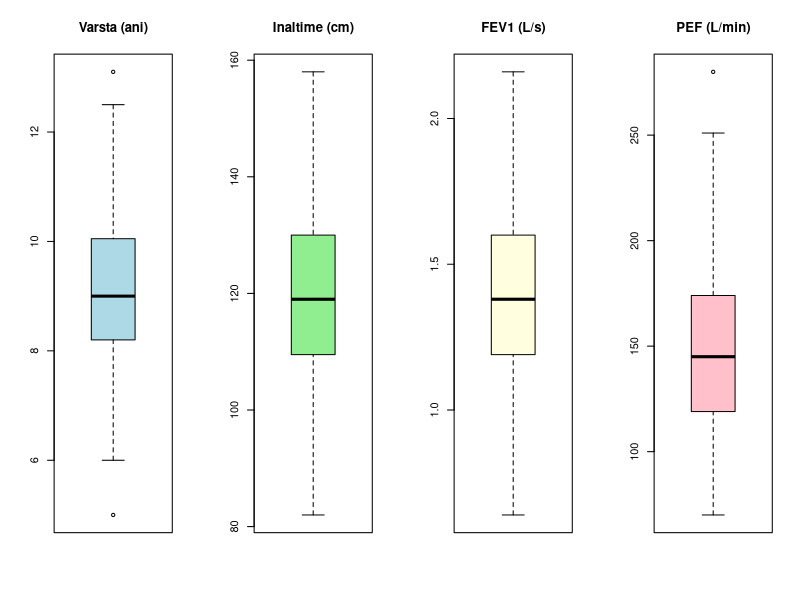
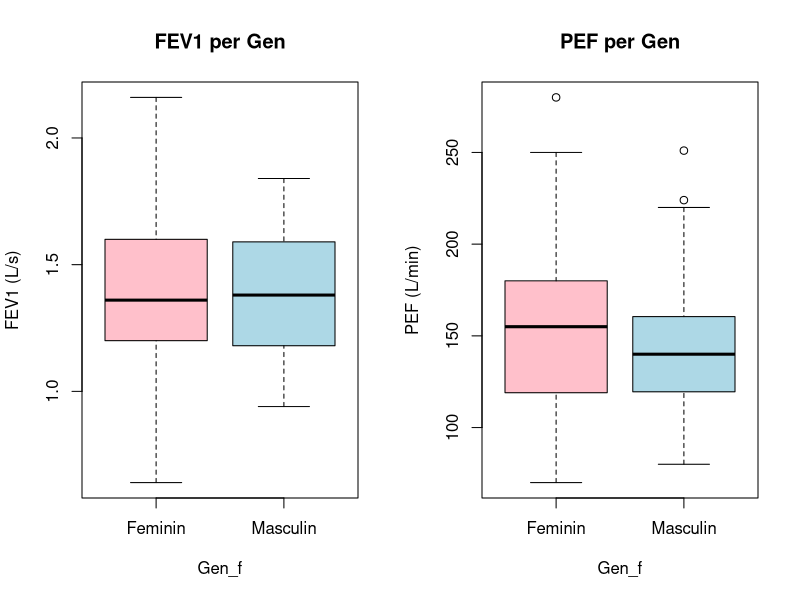
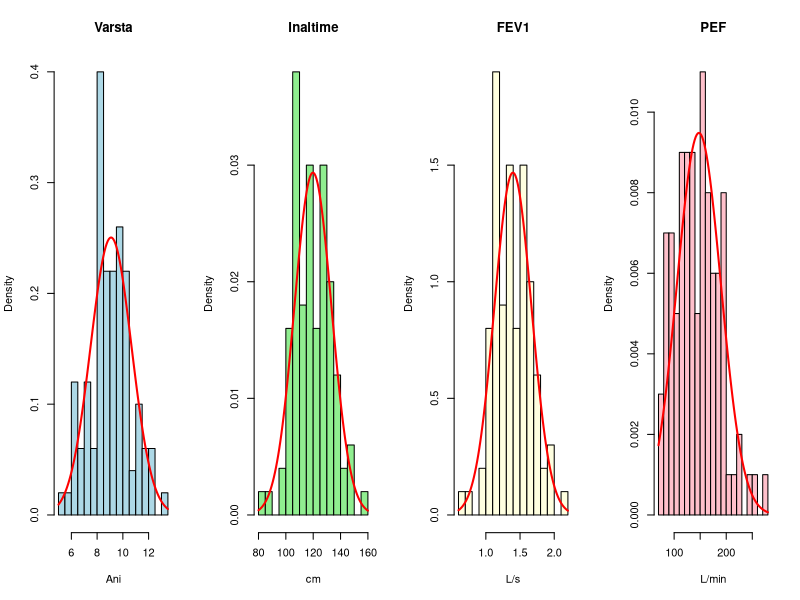
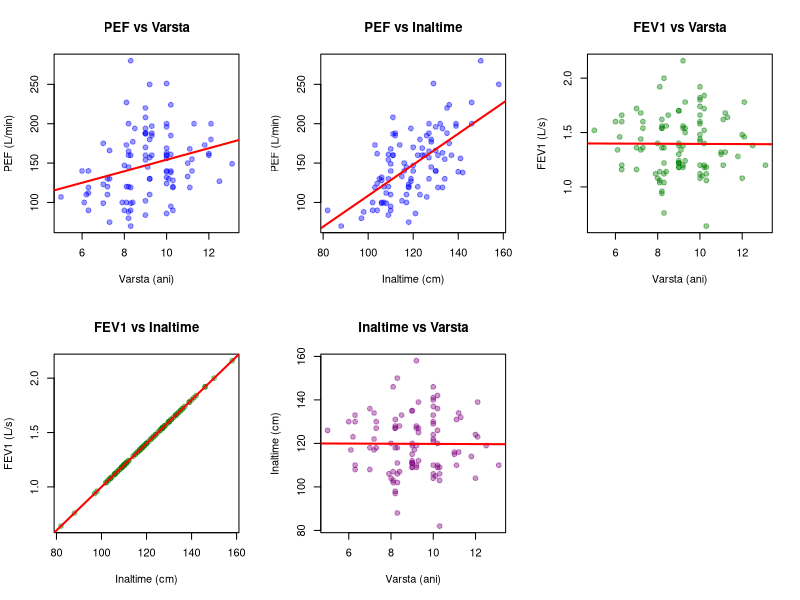
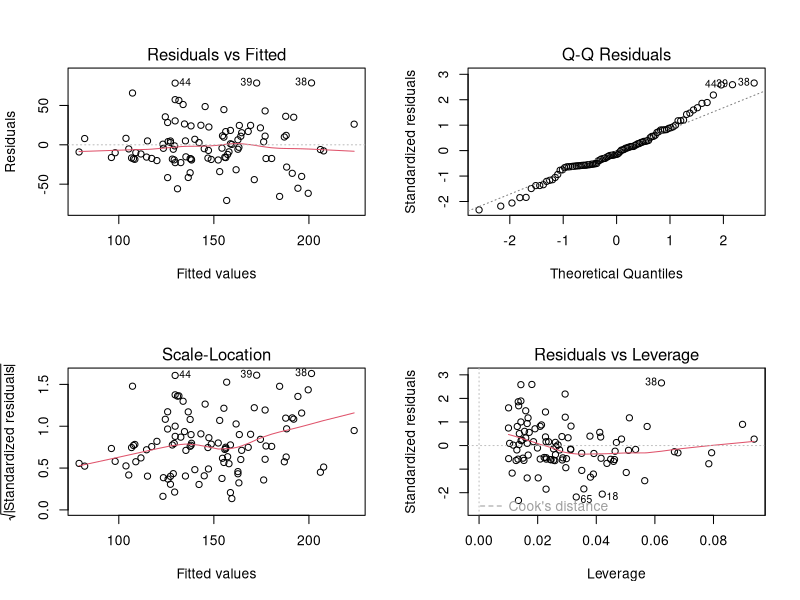
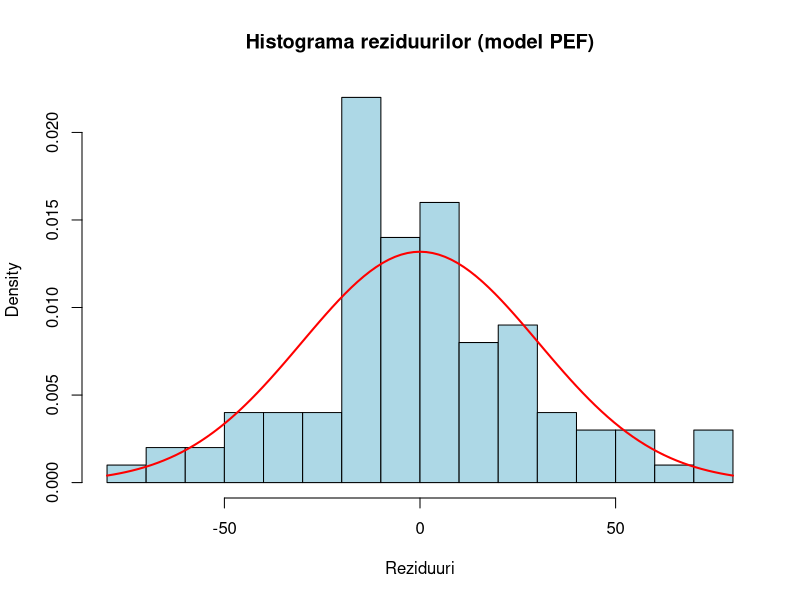
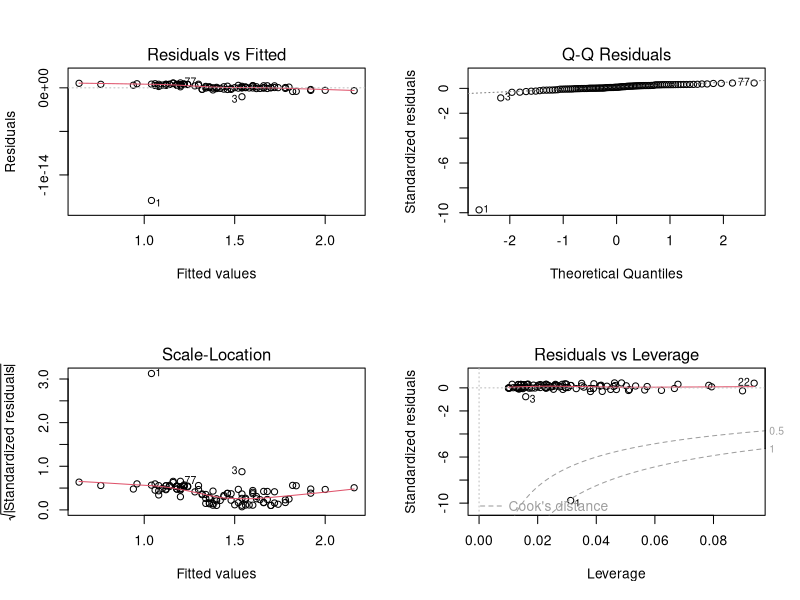
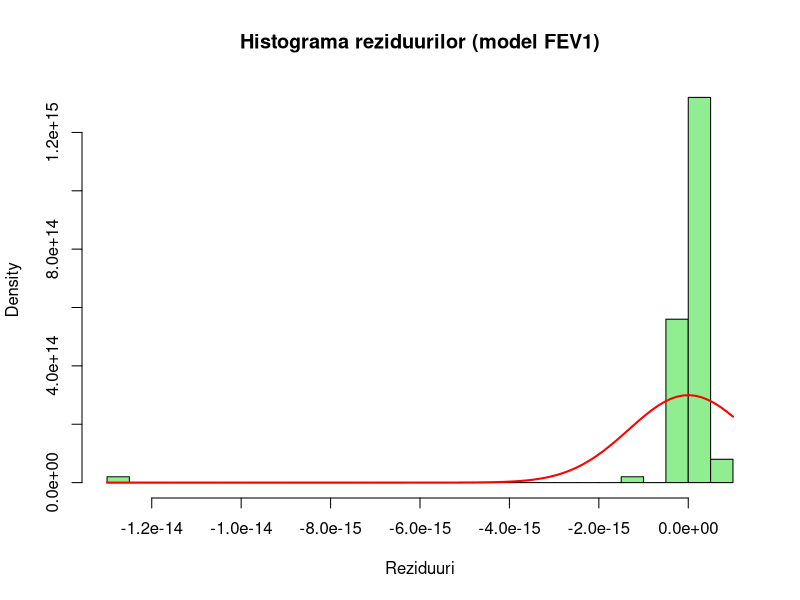

Generate these figures, in order, with R:
# =============================================================================
# EXAMEN - Regresia liniara multipla
# Studiu transversal: 100 copii (7-13 ani), 5 scoli din Cluj-Napoca
# VD1: PEF (Debitul Expirator Maxim de Varf, L/min)
# VD2: FEV1 (Debitul Expirator Maxim in prima secunda, L/s)
# VI: Varsta_ani (ani), Inaltime_cm (cm), Gen (1=M, 0=F)
# Obiectiv: testarea relatiei dintre caracteristicile demografice si
#           antropometrice (varsta, inaltime) si cele spirometrice (PEF, FEV1)
# =============================================================================

library(car)
library(lmtest)

data <- read.csv("data.csv", stringsAsFactors = FALSE)
data <- data[, -1]  # remove id_subiect
n <- nrow(data)
cat("=== Structura datelor ===\n")
str(data)
cat("n =", n, "\n\n")

# Recode Gen as factor for descriptive purposes
data$Gen_f <- factor(data$Gen, levels=c(0,1), labels=c("Feminin","Masculin"))

# =============================================================================
# 1. STATISTICI DESCRIPTIVE
# =============================================================================
cat("===========================================================================\n")
cat("1. STATISTICI DESCRIPTIVE\n")
cat("===========================================================================\n\n")

# Gen
cat("--- Gen ---\n")
print(table(data$Gen_f))
cat("  Feminin:", sum(data$Gen == 0), "(", sprintf("%.1f%%", sum(data$Gen == 0)/n*100), ")\n")
cat("  Masculin:", sum(data$Gen == 1), "(", sprintf("%.1f%%", sum(data$Gen == 1)/n*100), ")\n\n")

# Variabile cantitative
cant_vars <- c("Varsta_ani", "Inaltime_cm", "FEV1", "PEF")
cant_labels <- c("Varsta (ani)", "Inaltime (cm)", "FEV1 (L/s)", "PEF (L/min)")

for (i in seq_along(cant_vars)) {
  x <- data[[cant_vars[i]]]
  cat(sprintf("--- %s ---\n", cant_labels[i]))
  cat("  N:       ", sum(!is.na(x)), "\n")
  cat("  NA:      ", sum(is.na(x)), "\n")
  cat("  Media:   ", sprintf("%.4f", mean(x, na.rm=TRUE)), "\n")
  cat("  Mediana: ", sprintf("%.4f", median(x, na.rm=TRUE)), "\n")
  cat("  SD:      ", sprintf("%.4f", sd(x, na.rm=TRUE)), "\n")
  cat("  Min:     ", sprintf("%.4f", min(x, na.rm=TRUE)), "\n")
  cat("  Max:     ", sprintf("%.4f", max(x, na.rm=TRUE)), "\n")
  q <- quantile(x, c(0.25, 0.75), na.rm=TRUE)
  iqr_val <- IQR(x, na.rm=TRUE)
  cat("  Q1:      ", sprintf("%.4f", q[1]), "\n")
  cat("  Q3:      ", sprintf("%.4f", q[2]), "\n")
  cat("  IQR:     ", sprintf("%.4f", iqr_val), "\n")
  out <- x[x < q[1] - 1.5*iqr_val | x > q[2] + 1.5*iqr_val]
  cat("  Outliers:", length(out), "\n")
  if (length(out) > 0 && length(out) <= 10) cat("    Valori:", out, "\n")
  cat("\n")
}

# Descriptive by Gen
cat("--- Statistici descriptive pe Gen ---\n\n")
for (v in cant_vars) {
  for (g in levels(data$Gen_f)) {
    sub <- data[[v]][data$Gen_f == g]
    cat(sprintf("  %s la %s (n=%d): Media=%.4f, SD=%.4f\n",
                v, g, length(sub), mean(sub), sd(sub)))
  }
  cat("\n")
}

# =============================================================================
# 2. BOX-PLOTS
# =============================================================================
cat("===========================================================================\n")
cat("2. BOX-PLOTS\n")
cat("===========================================================================\n\n")

png("boxplots_all.png", width=1000, height=500)
par(mfrow=c(1,4))
boxplot(data$Varsta_ani, main="Varsta (ani)", col="lightblue")
boxplot(data$Inaltime_cm, main="Inaltime (cm)", col="lightgreen")
boxplot(data$FEV1, main="FEV1 (L/s)", col="lightyellow")
boxplot(data$PEF, main="PEF (L/min)", col="pink")
dev.off()
cat("Salvat: boxplots_all.png\n")

png("boxplots_by_gen.png", width=800, height=400)
par(mfrow=c(1,2))
boxplot(FEV1 ~ Gen_f, data=data, main="FEV1 per Gen", ylab="FEV1 (L/s)",
        col=c("pink","lightblue"))
boxplot(PEF ~ Gen_f, data=data, main="PEF per Gen", ylab="PEF (L/min)",
        col=c("pink","lightblue"))
dev.off()
cat("Salvat: boxplots_by_gen.png\n\n")

# =============================================================================
# 3. HISTOGRAME
# =============================================================================
cat("===========================================================================\n")
cat("3. HISTOGRAME\n")
cat("===========================================================================\n\n")

png("histograme.png", width=1000, height=500)
par(mfrow=c(1,4))
hist(data$Varsta_ani, breaks=15, main="Varsta", xlab="Ani", col="lightblue", probability=TRUE)
curve(dnorm(x, mean=mean(data$Varsta_ani), sd=sd(data$Varsta_ani)), add=TRUE, col="red", lwd=2)
hist(data$Inaltime_cm, breaks=15, main="Inaltime", xlab="cm", col="lightgreen", probability=TRUE)
curve(dnorm(x, mean=mean(data$Inaltime_cm), sd=sd(data$Inaltime_cm)), add=TRUE, col="red", lwd=2)
hist(data$FEV1, breaks=15, main="FEV1", xlab="L/s", col="lightyellow", probability=TRUE)
curve(dnorm(x, mean=mean(data$FEV1), sd=sd(data$FEV1)), add=TRUE, col="red", lwd=2)
hist(data$PEF, breaks=15, main="PEF", xlab="L/min", col="pink", probability=TRUE)
curve(dnorm(x, mean=mean(data$PEF), sd=sd(data$PEF)), add=TRUE, col="red", lwd=2)
dev.off()
cat("Salvat: histograme.png\n\n")

# =============================================================================
# 4. SCATTER PLOTS
# =============================================================================
cat("===========================================================================\n")
cat("4. SCATTER PLOTS\n")
cat("===========================================================================\n\n")

png("scatter_plots.png", width=1000, height=800)
par(mfrow=c(2,3))
# PEF vs IVs
plot(data$Varsta_ani, data$PEF, pch=19, col=rgb(0,0,1,0.4),
     xlab="Varsta (ani)", ylab="PEF (L/min)", main="PEF vs Varsta")
abline(lm(PEF ~ Varsta_ani, data=data), col="red", lwd=2)
plot(data$Inaltime_cm, data$PEF, pch=19, col=rgb(0,0,1,0.4),
     xlab="Inaltime (cm)", ylab="PEF (L/min)", main="PEF vs Inaltime")
abline(lm(PEF ~ Inaltime_cm, data=data), col="red", lwd=2)
# FEV1 vs IVs
plot(data$Varsta_ani, data$FEV1, pch=19, col=rgb(0,0.5,0,0.4),
     xlab="Varsta (ani)", ylab="FEV1 (L/s)", main="FEV1 vs Varsta")
abline(lm(FEV1 ~ Varsta_ani, data=data), col="red", lwd=2)
plot(data$Inaltime_cm, data$FEV1, pch=19, col=rgb(0,0.5,0,0.4),
     xlab="Inaltime (cm)", ylab="FEV1 (L/s)", main="FEV1 vs Inaltime")
abline(lm(FEV1 ~ Inaltime_cm, data=data), col="red", lwd=2)
# IVs relationship
plot(data$Varsta_ani, data$Inaltime_cm, pch=19, col=rgb(0.5,0,0.5,0.4),
     xlab="Varsta (ani)", ylab="Inaltime (cm)", main="Inaltime vs Varsta")
abline(lm(Inaltime_cm ~ Varsta_ani, data=data), col="red", lwd=2)
dev.off()
cat("Salvat: scatter_plots.png\n\n")

# =============================================================================
# 5. TESTE DE NORMALITATE
# =============================================================================
cat("===========================================================================\n")
cat("5. TESTE DE NORMALITATE\n")
cat("===========================================================================\n\n")

for (i in seq_along(cant_vars)) {
  sw <- shapiro.test(data[[cant_vars[i]]])
  cat(sprintf("  %s: W=%.4f, p=%s", cant_labels[i], sw$statistic, format.pval(sw$p.value, digits=4)))
  if (sw$p.value > 0.05) {
    cat("  => Normal\n")
  } else {
    cat("  => NU este normal\n")
  }
}
cat("\n")

# =============================================================================
# 6. MATRICEA DE CORELATIE
# =============================================================================
cat("===========================================================================\n")
cat("6. MATRICEA DE CORELATIE\n")
cat("===========================================================================\n\n")

cor_vars <- data[, c("Varsta_ani", "Inaltime_cm", "Gen", "FEV1", "PEF")]
cor_mat <- cor(cor_vars, use="complete.obs")
cat("Matricea de corelatie Pearson:\n")
print(round(cor_mat, 4))
cat("\n")

cat("Teste de semnificatie:\n\n")
pairs <- list(
  c("Varsta_ani", "PEF"), c("Inaltime_cm", "PEF"), c("Gen", "PEF"),
  c("Varsta_ani", "FEV1"), c("Inaltime_cm", "FEV1"), c("Gen", "FEV1"),
  c("Varsta_ani", "Inaltime_cm")
)
for (p in pairs) {
  ct <- cor.test(data[[p[1]]], data[[p[2]]])
  cat(sprintf("  %s vs %s: r=%.4f, t=%.4f, df=%d, p=%s\n",
              p[1], p[2], ct$estimate, ct$statistic, ct$parameter,
              format.pval(ct$p.value, digits=4)))
}
cat("\n")

# =============================================================================
#   ANALIZA 1: PEF
# =============================================================================
cat("###################################################################\n")
cat("# ANALIZA 1: PEF (Debitul Expirator Maxim de Varf)\n")
cat("###################################################################\n\n")

# --- 1a. Regresii simple ---
cat("===========================================================================\n")
cat("1a. REGRESII SIMPLE PENTRU PEF\n")
cat("===========================================================================\n\n")

# PEF ~ Varsta
cat("--- PEF ~ Varsta_ani ---\n\n")
m_pef_varsta <- lm(PEF ~ Varsta_ani, data=data)
s <- summary(m_pef_varsta)
print(s)
cat("\n")
ci <- confint(m_pef_varsta)
cat("95% IC:\n")
print(ci)
cat("\nR² =", sprintf("%.4f", s$r.squared), "\n\n")

# PEF ~ Inaltime
cat("--- PEF ~ Inaltime_cm ---\n\n")
m_pef_inaltime <- lm(PEF ~ Inaltime_cm, data=data)
s <- summary(m_pef_inaltime)
print(s)
cat("\n")
ci <- confint(m_pef_inaltime)
cat("95% IC:\n")
print(ci)
cat("\nR² =", sprintf("%.4f", s$r.squared), "\n\n")

# PEF ~ Gen
cat("--- PEF ~ Gen ---\n\n")
m_pef_gen <- lm(PEF ~ Gen, data=data)
s <- summary(m_pef_gen)
print(s)
cat("\n")
ci <- confint(m_pef_gen)
cat("95% IC:\n")
print(ci)
cat("\nR² =", sprintf("%.4f", s$r.squared), "\n\n")

# --- 1b. Regresie multipla: PEF ~ Varsta + Inaltime ---
cat("===========================================================================\n")
cat("1b. REGRESIE MULTIPLA: PEF ~ Varsta_ani + Inaltime_cm\n")
cat("===========================================================================\n\n")

model_pef <- lm(PEF ~ Varsta_ani + Inaltime_cm, data=data)
s_pef <- summary(model_pef)
print(s_pef)
cat("\n")

ci_pef <- confint(model_pef)
cat("95% IC:\n")
print(ci_pef)
cat("\n")

cat("Ecuatia: PEF =", sprintf("%.4f", coef(model_pef)[1]), "+ (",
    sprintf("%.4f", coef(model_pef)[2]), ") * Varsta + (",
    sprintf("%.4f", coef(model_pef)[3]), ") * Inaltime\n\n")

# Test F global
cat("Testul F global:\n")
cat("  H0: beta_varsta = beta_inaltime = 0\n")
cat("  H1: cel putin un beta != 0\n")
cat("  F =", sprintf("%.4f", s_pef$fstatistic[1]), "\n")
cat("  df1 =", s_pef$fstatistic[2], ", df2 =", s_pef$fstatistic[3], "\n")
p_f_pef <- pf(s_pef$fstatistic[1], s_pef$fstatistic[2], s_pef$fstatistic[3], lower.tail=FALSE)
cat("  p-value =", format.pval(p_f_pef, digits=4), "\n")
if (p_f_pef < 0.05) {
  cat("  Decizie: Modelul este semnificativ (p < 0.05).\n\n")
} else {
  cat("  Decizie: Modelul NU este semnificativ (p >= 0.05).\n\n")
}

cat("R² =", sprintf("%.4f", s_pef$r.squared), "\n")
cat("R² ajustat =", sprintf("%.4f", s_pef$adj.r.squared), "\n")
cat("Interpretare:", sprintf("%.1f%%", s_pef$r.squared*100),
    "din variabilitatea PEF este explicata de varsta si inaltime.\n\n")

# --- 1c. Regresie multipla cu Gen: PEF ~ Varsta + Inaltime + Gen ---
cat("===========================================================================\n")
cat("1c. REGRESIE MULTIPLA: PEF ~ Varsta_ani + Inaltime_cm + Gen\n")
cat("===========================================================================\n\n")

model_pef_gen <- lm(PEF ~ Varsta_ani + Inaltime_cm + Gen, data=data)
s_pef_gen <- summary(model_pef_gen)
print(s_pef_gen)
cat("\n")

ci_pef_gen <- confint(model_pef_gen)
cat("95% IC:\n")
print(ci_pef_gen)
cat("\n")

cat("R² =", sprintf("%.4f", s_pef_gen$r.squared), "\n")
cat("R² ajustat =", sprintf("%.4f", s_pef_gen$adj.r.squared), "\n\n")

# Compare models with and without Gen
cat("Comparare model cu/fara Gen (ANOVA):\n")
anova_pef <- anova(model_pef, model_pef_gen)
print(anova_pef)
cat("\n")
if (anova_pef$`Pr(>F)`[2] < 0.05) {
  cat("Adaugarea Gen imbunatateste semnificativ modelul (p < 0.05).\n\n")
} else {
  cat("Adaugarea Gen NU imbunatateste semnificativ modelul (p >= 0.05).\n\n")
}

# --- 1d. Diagnostice model PEF ---
cat("===========================================================================\n")
cat("1d. DIAGNOSTICE MODEL PEF (Varsta + Inaltime)\n")
cat("===========================================================================\n\n")

resid_pef <- residuals(model_pef)

# Normalitate
sw_pef <- shapiro.test(resid_pef)
cat("Shapiro-Wilk: W =", sprintf("%.4f", sw_pef$statistic),
    ", p =", format.pval(sw_pef$p.value, digits=4), "\n")
if (sw_pef$p.value > 0.05) {
  cat("  Reziduurile sunt normal distribuite.\n")
} else {
  cat("  Reziduurile NU sunt normal distribuite.\n")
}

# Homoscedasticitate
bp_pef <- bptest(model_pef)
cat("Breusch-Pagan: BP =", sprintf("%.4f", bp_pef$statistic),
    ", p =", format.pval(bp_pef$p.value, digits=4), "\n")
if (bp_pef$p.value > 0.05) {
  cat("  Homoscedasticitate respectata.\n")
} else {
  cat("  Heteroscedasticitate detectata.\n")
}

# Durbin-Watson
dw_pef <- dwtest(model_pef)
cat("Durbin-Watson: DW =", sprintf("%.4f", dw_pef$statistic),
    ", p =", format.pval(dw_pef$p.value, digits=4), "\n")
if (dw_pef$p.value > 0.05) {
  cat("  Erorile sunt independente.\n")
} else {
  cat("  Erorile NU sunt independente.\n")
}

# Cook's D
cook_pef <- cooks.distance(model_pef)
cat("Cook's D > 4/n:", sum(cook_pef > 4/n), "observatii\n")
cat("Cook's D maxim:", sprintf("%.4f", max(cook_pef)), "\n")

# Standardized residuals
sr_pef <- rstandard(model_pef)
cat("Reziduuri standardizate |> 2|:", sum(abs(sr_pef) > 2), "observatii\n\n")

# VIF
cat("VIF:\n")
print(vif(model_pef))
if (all(vif(model_pef) < 5)) {
  cat("\n  Toate VIF < 5: nu exista probleme de multicoliniaritate.\n\n")
} else {
  cat("\n  Atentie: VIF >= 5 detectat, posibila multicoliniaritate.\n\n")
}

# Diagnostic plots
png("pef_diagnostic.png", width=900, height=800, res=150)
par(mfrow=c(2,2))
plot(model_pef)
dev.off()
cat("Salvat: pef_diagnostic.png\n")

png("pef_hist_resid.png", width=600, height=500)
hist(resid_pef, breaks=20, main="Histograma reziduurilor (model PEF)",
     xlab="Reziduuri", col="lightblue", probability=TRUE)
curve(dnorm(x, mean=mean(resid_pef), sd=sd(resid_pef)), add=TRUE, col="red", lwd=2)
dev.off()
cat("Salvat: pef_hist_resid.png\n\n")

# --- 1e. Interpretare PEF ---
cat("===========================================================================\n")
cat("1e. INTERPRETARE MODEL PEF\n")
cat("===========================================================================\n\n")

coef_pef <- coef(model_pef)
cat("Coeficienti:\n")
cat("  Intercept (b0) =", sprintf("%.4f", coef_pef[1]),
    "=> PEF estimat cand varsta=0 si inaltime=0 (nu are sens clinic)\n")
cat("  Varsta_ani (b1) =", sprintf("%.4f", coef_pef[2]),
    "=> La cresterea cu 1 an a varstei,\n")
cat("    PEF creste cu", sprintf("%.4f", coef_pef[2]),
    "L/min, controlind pentru inaltime.\n")
cat("  Inaltime_cm (b2) =", sprintf("%.4f", coef_pef[3]),
    "=> La cresterea cu 1 cm a inaltimii,\n")
cat("    PEF creste cu", sprintf("%.4f", coef_pef[3]),
    "L/min, controlind pentru varsta.\n\n")

# =============================================================================
#   ANALIZA 2: FEV1
# =============================================================================
cat("###################################################################\n")
cat("# ANALIZA 2: FEV1 (Debitul Expirator Maxim in prima secunda)\n")
cat("###################################################################\n\n")

# --- 2a. Regresii simple ---
cat("===========================================================================\n")
cat("2a. REGRESII SIMPLE PENTRU FEV1\n")
cat("===========================================================================\n\n")

# FEV1 ~ Varsta
cat("--- FEV1 ~ Varsta_ani ---\n\n")
m_fev_varsta <- lm(FEV1 ~ Varsta_ani, data=data)
s <- summary(m_fev_varsta)
print(s)
cat("\n")
ci <- confint(m_fev_varsta)
cat("95% IC:\n")
print(ci)
cat("\nR² =", sprintf("%.4f", s$r.squared), "\n\n")

# FEV1 ~ Inaltime
cat("--- FEV1 ~ Inaltime_cm ---\n\n")
m_fev_inaltime <- lm(FEV1 ~ Inaltime_cm, data=data)
s <- summary(m_fev_inaltime)
print(s)
cat("\n")
ci <- confint(m_fev_inaltime)
cat("95% IC:\n")
print(ci)
cat("\nR² =", sprintf("%.4f", s$r.squared), "\n\n")

# FEV1 ~ Gen
cat("--- FEV1 ~ Gen ---\n\n")
m_fev_gen <- lm(FEV1 ~ Gen, data=data)
s <- summary(m_fev_gen)
print(s)
cat("\n")
ci <- confint(m_fev_gen)
cat("95% IC:\n")
print(ci)
cat("\nR² =", sprintf("%.4f", s$r.squared), "\n\n")

# --- 2b. Regresie multipla: FEV1 ~ Varsta + Inaltime ---
cat("===========================================================================\n")
cat("2b. REGRESIE MULTIPLA: FEV1 ~ Varsta_ani + Inaltime_cm\n")
cat("===========================================================================\n\n")

model_fev <- lm(FEV1 ~ Varsta_ani + Inaltime_cm, data=data)
s_fev <- summary(model_fev)
print(s_fev)
cat("\n")

ci_fev <- confint(model_fev)
cat("95% IC:\n")
print(ci_fev)
cat("\n")

cat("Ecuatia: FEV1 =", sprintf("%.4f", coef(model_fev)[1]), "+ (",
    sprintf("%.4f", coef(model_fev)[2]), ") * Varsta + (",
    sprintf("%.4f", coef(model_fev)[3]), ") * Inaltime\n\n")

# Test F global
cat("Testul F global:\n")
cat("  H0: beta_varsta = beta_inaltime = 0\n")
cat("  H1: cel putin un beta != 0\n")
cat("  F =", sprintf("%.4f", s_fev$fstatistic[1]), "\n")
cat("  df1 =", s_fev$fstatistic[2], ", df2 =", s_fev$fstatistic[3], "\n")
p_f_fev <- pf(s_fev$fstatistic[1], s_fev$fstatistic[2], s_fev$fstatistic[3], lower.tail=FALSE)
cat("  p-value =", format.pval(p_f_fev, digits=4), "\n")
if (p_f_fev < 0.05) {
  cat("  Decizie: Modelul este semnificativ (p < 0.05).\n\n")
} else {
  cat("  Decizie: Modelul NU este semnificativ (p >= 0.05).\n\n")
}

cat("R² =", sprintf("%.4f", s_fev$r.squared), "\n")
cat("R² ajustat =", sprintf("%.4f", s_fev$adj.r.squared), "\n")
cat("Interpretare:", sprintf("%.1f%%", s_fev$r.squared*100),
    "din variabilitatea FEV1 este explicata de varsta si inaltime.\n\n")

# --- 2c. Regresie multipla cu Gen: FEV1 ~ Varsta + Inaltime + Gen ---
cat("===========================================================================\n")
cat("2c. REGRESIE MULTIPLA: FEV1 ~ Varsta_ani + Inaltime_cm + Gen\n")
cat("===========================================================================\n\n")

model_fev_gen <- lm(FEV1 ~ Varsta_ani + Inaltime_cm + Gen, data=data)
s_fev_gen <- summary(model_fev_gen)
print(s_fev_gen)
cat("\n")

ci_fev_gen <- confint(model_fev_gen)
cat("95% IC:\n")
print(ci_fev_gen)
cat("\n")

cat("R² =", sprintf("%.4f", s_fev_gen$r.squared), "\n")
cat("R² ajustat =", sprintf("%.4f", s_fev_gen$adj.r.squared), "\n\n")

# Compare models with and without Gen
cat("Comparare model cu/fara Gen (ANOVA):\n")
anova_fev <- anova(model_fev, model_fev_gen)
print(anova_fev)
cat("\n")
if (anova_fev$`Pr(>F)`[2] < 0.05) {
  cat("Adaugarea Gen imbunatateste semnificativ modelul (p < 0.05).\n\n")
} else {
  cat("Adaugarea Gen NU imbunatateste semnificativ modelul (p >= 0.05).\n\n")
}

# --- 2d. Diagnostice model FEV1 ---
cat("===========================================================================\n")
cat("2d. DIAGNOSTICE MODEL FEV1 (Varsta + Inaltime)\n")
cat("===========================================================================\n\n")

resid_fev <- residuals(model_fev)

# Normalitate
sw_fev <- shapiro.test(resid_fev)
cat("Shapiro-Wilk: W =", sprintf("%.4f", sw_fev$statistic),
    ", p =", format.pval(sw_fev$p.value, digits=4), "\n")
if (sw_fev$p.value > 0.05) {
  cat("  Reziduurile sunt normal distribuite.\n")
} else {
  cat("  Reziduurile NU sunt normal distribuite.\n")
}

# Homoscedasticitate
bp_fev <- bptest(model_fev)
cat("Breusch-Pagan: BP =", sprintf("%.4f", bp_fev$statistic),
    ", p =", format.pval(bp_fev$p.value, digits=4), "\n")
if (bp_fev$p.value > 0.05) {
  cat("  Homoscedasticitate respectata.\n")
} else {
  cat("  Heteroscedasticitate detectata.\n")
}

# Durbin-Watson
dw_fev <- dwtest(model_fev)
cat("Durbin-Watson: DW =", sprintf("%.4f", dw_fev$statistic),
    ", p =", format.pval(dw_fev$p.value, digits=4), "\n")
if (dw_fev$p.value > 0.05) {
  cat("  Erorile sunt independente.\n")
} else {
  cat("  Erorile NU sunt independente.\n")
}

# Cook's D
cook_fev <- cooks.distance(model_fev)
cat("Cook's D > 4/n:", sum(cook_fev > 4/n), "observatii\n")
cat("Cook's D maxim:", sprintf("%.4f", max(cook_fev)), "\n")

# Standardized residuals
sr_fev <- rstandard(model_fev)
cat("Reziduuri standardizate |> 2|:", sum(abs(sr_fev) > 2), "observatii\n\n")

# VIF
cat("VIF:\n")
print(vif(model_fev))
if (all(vif(model_fev) < 5)) {
  cat("\n  Toate VIF < 5: nu exista probleme de multicoliniaritate.\n\n")
} else {
  cat("\n  Atentie: VIF >= 5 detectat, posibila multicoliniaritate.\n\n")
}

# Diagnostic plots
png("fev1_diagnostic.png", width=900, height=800, res=150)
par(mfrow=c(2,2))
plot(model_fev)
dev.off()
cat("Salvat: fev1_diagnostic.png\n")

png("fev1_hist_resid.png", width=600, height=500)
hist(resid_fev, breaks=20, main="Histograma reziduurilor (model FEV1)",
     xlab="Reziduuri", col="lightgreen", probability=TRUE)
curve(dnorm(x, mean=mean(resid_fev), sd=sd(resid_fev)), add=TRUE, col="red", lwd=2)
dev.off()
cat("Salvat: fev1_hist_resid.png\n\n")

# --- 2e. Interpretare FEV1 ---
cat("===========================================================================\n")
cat("2e. INTERPRETARE MODEL FEV1\n")
cat("===========================================================================\n\n")

coef_fev <- coef(model_fev)
cat("Coeficienti:\n")
cat("  Intercept (b0) =", sprintf("%.4f", coef_fev[1]),
    "=> FEV1 estimat cand varsta=0 si inaltime=0 (nu are sens clinic)\n")
cat("  Varsta_ani (b1) =", sprintf("%.4f", coef_fev[2]),
    "=> La cresterea cu 1 an a varstei,\n")
cat("    FEV1 creste cu", sprintf("%.4f", coef_fev[2]),
    "L/s, controlind pentru inaltime.\n")
cat("  Inaltime_cm (b2) =", sprintf("%.4f", coef_fev[3]),
    "=> La cresterea cu 1 cm a inaltimii,\n")
cat("    FEV1 creste cu", sprintf("%.4f", coef_fev[3]),
    "L/s, controlind pentru varsta.\n\n")

# =============================================================================
# SUMAR GENERAL
# =============================================================================
cat("###################################################################\n")
cat("# SUMAR GENERAL\n")
cat("###################################################################\n\n")

cat("Model PEF ~ Varsta + Inaltime:\n")
cat("  R² =", sprintf("%.4f", s_pef$r.squared),
    ", Adj R² =", sprintf("%.4f", s_pef$adj.r.squared), "\n")
cat("  F =", sprintf("%.4f", s_pef$fstatistic[1]),
    ", p =", format.pval(p_f_pef, digits=4), "\n\n")

cat("Model FEV1 ~ Varsta + Inaltime:\n")
cat("  R² =", sprintf("%.4f", s_fev$r.squared),
    ", Adj R² =", sprintf("%.4f", s_fev$adj.r.squared), "\n")
cat("  F =", sprintf("%.4f", s_fev$fstatistic[1]),
    ", p =", format.pval(p_f_fev, digits=4), "\n\n")

cat("=== ANALIZA COMPLETA ===\n")
